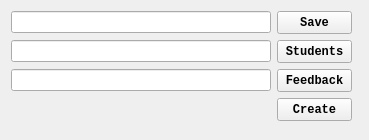
<?xml version="1.0" encoding="UTF-8"?>
<ui version="4.0">
 <class>Form</class>
 <widget class="QWidget" name="Form">
  <property name="geometry">
   <rect>
    <x>0</x>
    <y>0</y>
    <width>369</width>
    <height>140</height>
   </rect>
  </property>
  <property name="sizePolicy">
   <sizepolicy hsizetype="Expanding" vsizetype="Expanding">
    <horstretch>0</horstretch>
    <verstretch>0</verstretch>
   </sizepolicy>
  </property>
  <property name="minimumSize">
   <size>
    <width>0</width>
    <height>0</height>
   </size>
  </property>
  <property name="font">
   <font>
    <family>Consolas</family>
    <weight>75</weight>
    <bold>true</bold>
   </font>
  </property>
  <property name="windowTitle">
   <string>New File</string>
  </property>
  <layout class="QFormLayout" name="formLayout">
   <item row="0" column="0">
    <layout class="QVBoxLayout" name="verticalLayout">
     <item>
      <layout class="QHBoxLayout" name="horizontalLayout">
       <item>
        <widget class="QLineEdit" name="line_save_location">
         <property name="enabled">
          <bool>true</bool>
         </property>
         <property name="sizePolicy">
          <sizepolicy hsizetype="Expanding" vsizetype="Fixed">
           <horstretch>0</horstretch>
           <verstretch>0</verstretch>
          </sizepolicy>
         </property>
         <property name="minimumSize">
          <size>
           <width>260</width>
           <height>22</height>
          </size>
         </property>
        </widget>
       </item>
       <item>
        <widget class="QPushButton" name="save_location">
         <property name="minimumSize">
          <size>
           <width>75</width>
           <height>23</height>
          </size>
         </property>
         <property name="maximumSize">
          <size>
           <width>75</width>
           <height>16777215</height>
          </size>
         </property>
         <property name="text">
          <string>Save</string>
         </property>
        </widget>
       </item>
      </layout>
     </item>
     <item>
      <layout class="QHBoxLayout" name="horizontalLayout_2">
       <item>
        <widget class="QLineEdit" name="line_students">
         <property name="sizePolicy">
          <sizepolicy hsizetype="Expanding" vsizetype="Fixed">
           <horstretch>0</horstretch>
           <verstretch>0</verstretch>
          </sizepolicy>
         </property>
         <property name="minimumSize">
          <size>
           <width>260</width>
           <height>22</height>
          </size>
         </property>
        </widget>
       </item>
       <item>
        <widget class="QPushButton" name="students_location">
         <property name="minimumSize">
          <size>
           <width>75</width>
           <height>23</height>
          </size>
         </property>
         <property name="maximumSize">
          <size>
           <width>75</width>
           <height>16777215</height>
          </size>
         </property>
         <property name="text">
          <string>Students</string>
         </property>
        </widget>
       </item>
      </layout>
     </item>
     <item>
      <layout class="QHBoxLayout" name="horizontalLayout_3">
       <item>
        <widget class="QLineEdit" name="line_feedbackform">
         <property name="sizePolicy">
          <sizepolicy hsizetype="Expanding" vsizetype="Fixed">
           <horstretch>0</horstretch>
           <verstretch>0</verstretch>
          </sizepolicy>
         </property>
         <property name="minimumSize">
          <size>
           <width>260</width>
           <height>22</height>
          </size>
         </property>
        </widget>
       </item>
       <item>
        <widget class="QPushButton" name="feedbackform_location">
         <property name="minimumSize">
          <size>
           <width>75</width>
           <height>23</height>
          </size>
         </property>
         <property name="maximumSize">
          <size>
           <width>75</width>
           <height>16777215</height>
          </size>
         </property>
         <property name="text">
          <string>Feedback</string>
         </property>
        </widget>
       </item>
      </layout>
     </item>
     <item>
      <layout class="QHBoxLayout" name="horizontalLayout_4">
       <item>
        <spacer name="horizontalSpacer">
         <property name="orientation">
          <enum>Qt::Horizontal</enum>
         </property>
         <property name="sizeHint" stdset="0">
          <size>
           <width>258</width>
           <height>17</height>
          </size>
         </property>
        </spacer>
       </item>
       <item>
        <widget class="QPushButton" name="create_new_file">
         <property name="minimumSize">
          <size>
           <width>75</width>
           <height>23</height>
          </size>
         </property>
         <property name="maximumSize">
          <size>
           <width>75</width>
           <height>16777215</height>
          </size>
         </property>
         <property name="text">
          <string>Create</string>
         </property>
        </widget>
       </item>
      </layout>
     </item>
    </layout>
   </item>
  </layout>
 </widget>
 <resources/>
 <connections/>
</ui>
